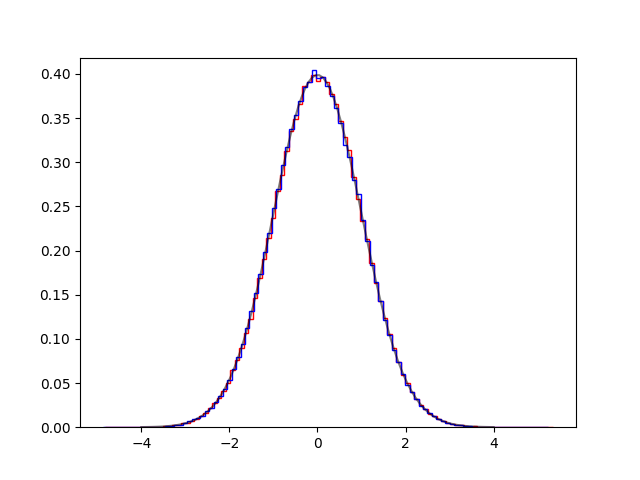

Write Python code to recreate this figure.
import math
import random
import matplotlib.pylab as plt
import graph
import numpy as np


def fun(x):
    return math.exp(-x[0]**2 / 2)


def dfun(x):
    return [-x[0]]


random.seed(123456)
log = False
draws = 1000000
sigma = math.sqrt(3)
step = [1.5]
S0 = graph.langevin(fun, draws, [0], dfun, sigma, log=log)
S1 = graph.metropolis(fun, draws, [0], step, log=log)
x = np.linspace(-4, 4, 100)
y = [fun([x]) / math.sqrt(2 * math.pi) for x in x]
plt.hist([e for (e, ) in S0], 100, histtype='step', density=True, color='red')
plt.hist([e for (e, ) in S1], 100, histtype='step', density=True, color='blue')
plt.plot(x, y, '-k', alpha=0.5)
plt.savefig('langevin0.png')
